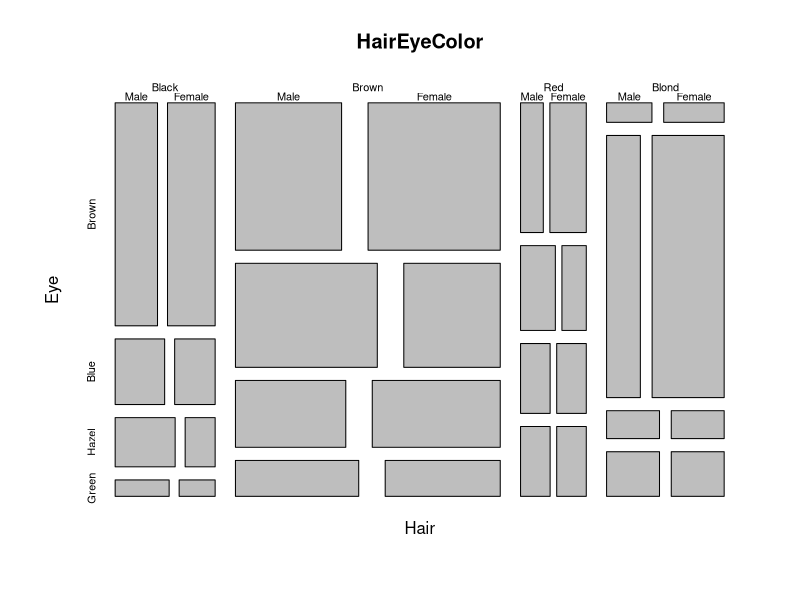
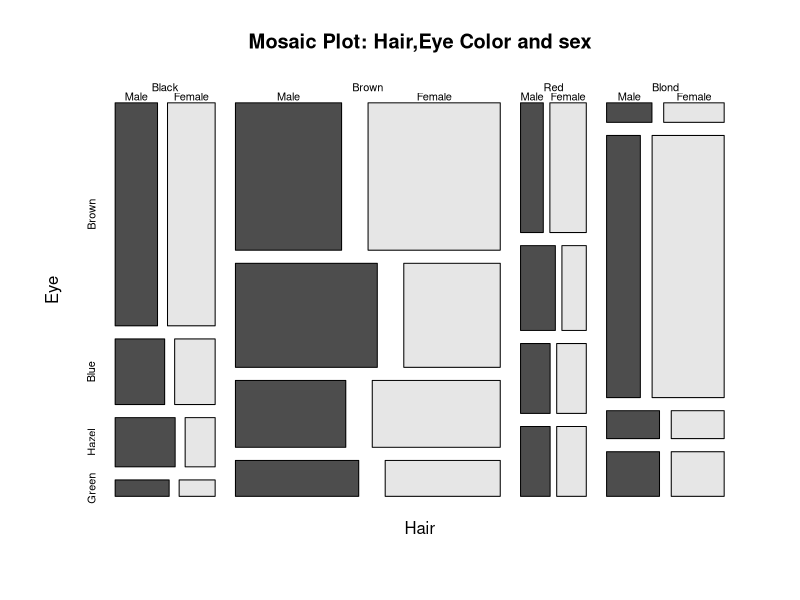
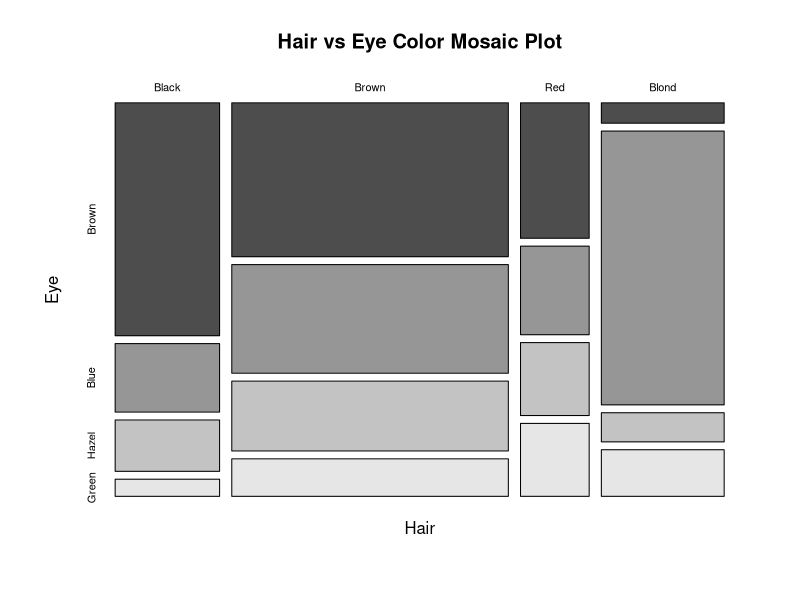
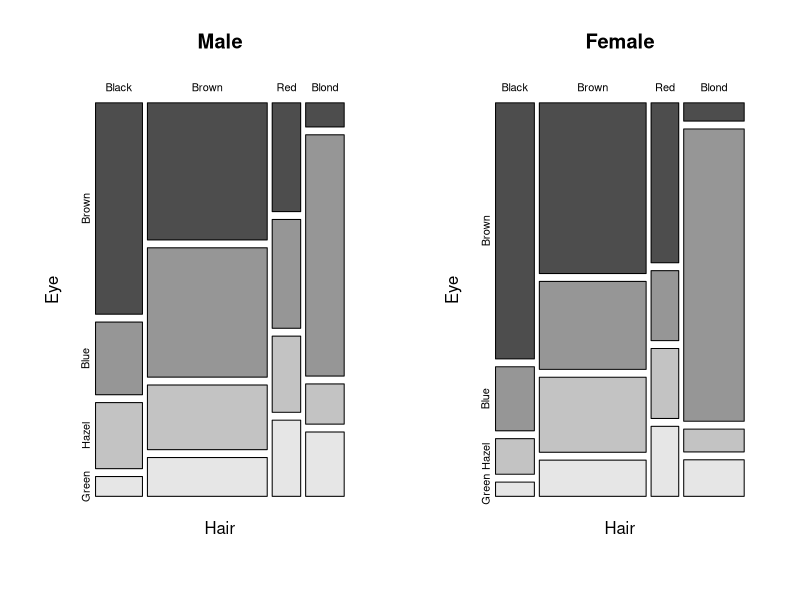
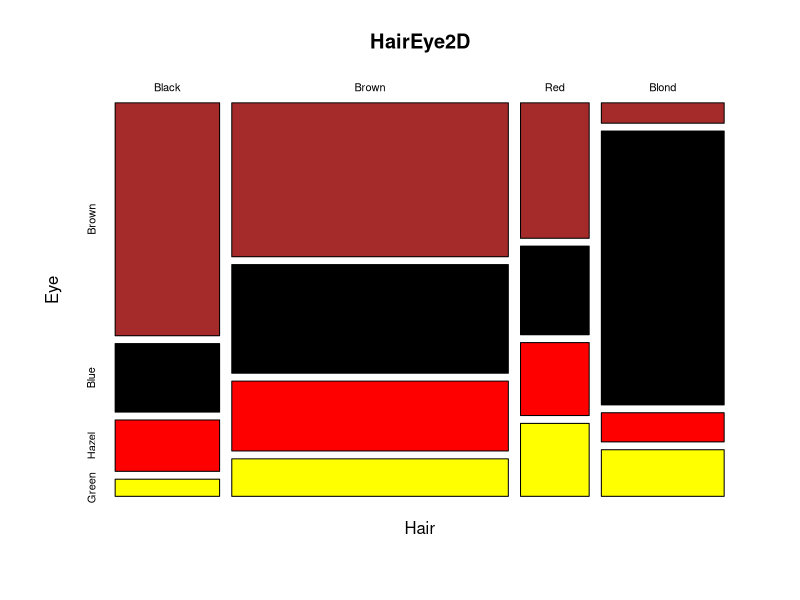
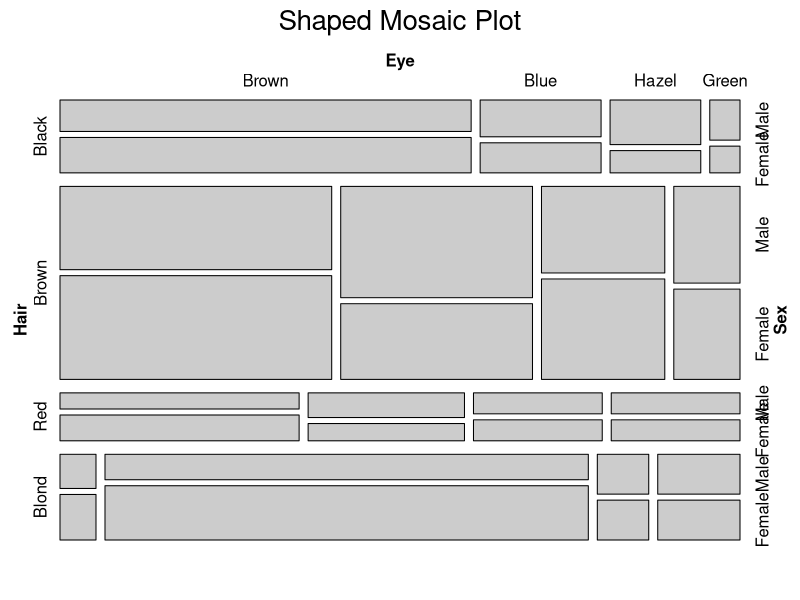
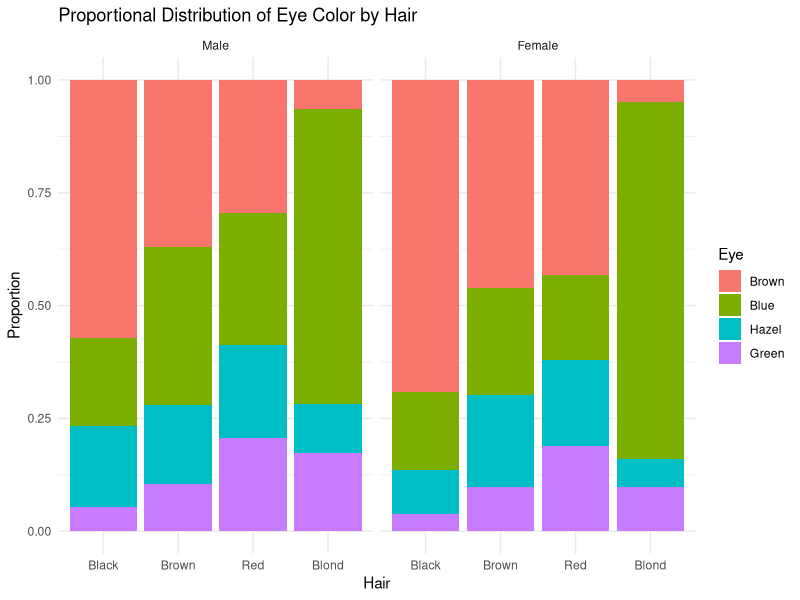
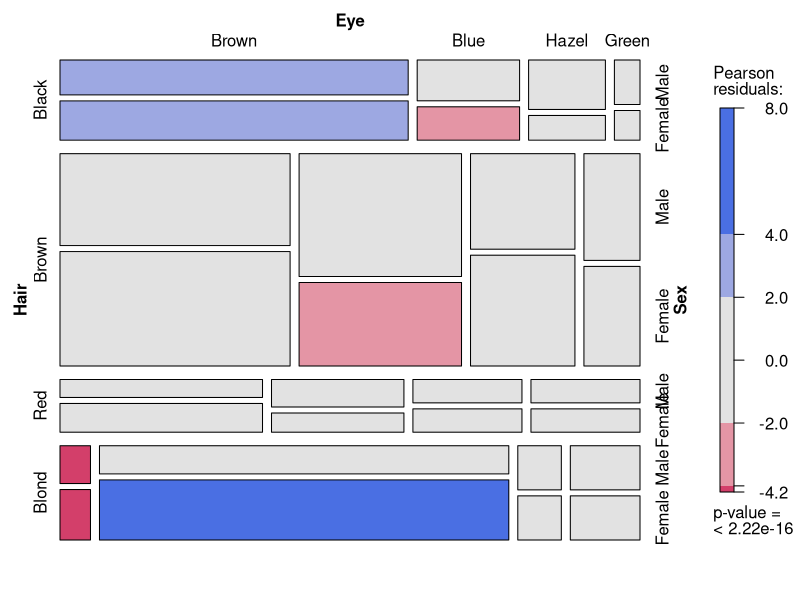

Generate these figures, in order, with R:
data(HairEyeColor)
str(HairEyeColor)
View(HairEyeColor)

?HairEyeColor

mosaicplot(HairEyeColor)
mosaicplot(HairEyeColor, main="Mosaic Plot: Hair,Eye Color and sex",color = TRUE)

HairEye2D <- margin.table(HairEyeColor,c(1,2))
mosaicplot(HairEye2D,main = "Hair vs Eye Color Mosaic Plot",color = TRUE)

par(mfrow=c(1,2))
mosaicplot(HairEyeColor[,,"Male"],main="Male",color=TRUE)
mosaicplot(HairEyeColor[,,"Female"],main="Female",color=TRUE)
par(mfrow=c(1,1))
mosaicplot(HairEye2D,col=c("brown","black","red","yellow"),)
main="Hair vs Eye(Custom colors)"


install.packages("vcd")
library(vcd)
mosaic(HairEyeColor,shape=TRUE,legend=TRUE,main="Shaped Mosaic Plot")

hair_eye_df <-as.data.frame(HairEyeColor)
head(hair_eye_df)

library(ggplot2)

ggplot(hair_eye_df,aes(x=Hair,y=Freq,fill=Eye))+
  geom_bar(stat="identity",position="fill")+facet_wrap(~Sex)+
  labs(
    title="Proportional Distribution of Eye Color by Hair",
    y="Proportion"
  )+theme_minimal()

mosaic(~Hair+Eye+Sex,data=hair_eye_df,shade=TRUE,legend=TRUE)
